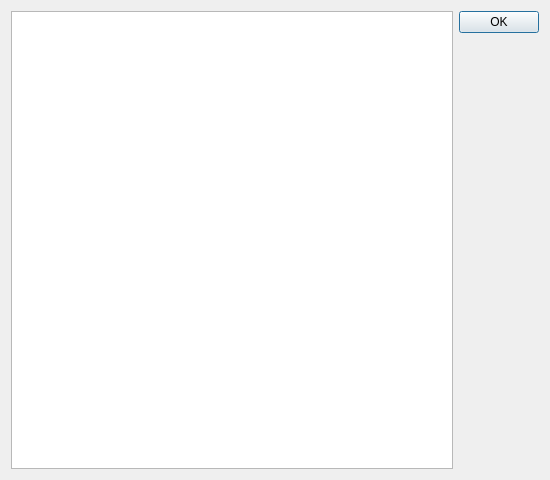
<?xml version="1.0" encoding="UTF-8"?>
<ui version="4.0">
 <class>Dialog</class>
 <widget class="QDialog" name="Dialog">
  <property name="geometry">
   <rect>
    <x>0</x>
    <y>0</y>
    <width>550</width>
    <height>480</height>
   </rect>
  </property>
  <property name="windowTitle">
   <string>Dialog</string>
  </property>
  <layout class="QHBoxLayout" name="horizontalLayout_2">
   <item>
    <layout class="QHBoxLayout" name="horizontalLayout">
     <item>
      <widget class="QTableWidget" name="arch_table">
       <property name="selectionMode">
        <enum>QAbstractItemView::SingleSelection</enum>
       </property>
       <property name="showGrid">
        <bool>false</bool>
       </property>
       <property name="columnCount">
        <number>1</number>
       </property>
       <attribute name="horizontalHeaderVisible">
        <bool>false</bool>
       </attribute>
       <attribute name="verticalHeaderVisible">
        <bool>false</bool>
       </attribute>
       <column/>
      </widget>
     </item>
     <item>
      <widget class="QDialogButtonBox" name="buttonBox">
       <property name="orientation">
        <enum>Qt::Vertical</enum>
       </property>
       <property name="standardButtons">
        <set>QDialogButtonBox::Ok</set>
       </property>
      </widget>
     </item>
    </layout>
   </item>
  </layout>
 </widget>
 <resources/>
 <connections>
  <connection>
   <sender>buttonBox</sender>
   <signal>accepted()</signal>
   <receiver>Dialog</receiver>
   <slot>accept()</slot>
   <hints>
    <hint type="sourcelabel">
     <x>248</x>
     <y>254</y>
    </hint>
    <hint type="destinationlabel">
     <x>157</x>
     <y>274</y>
    </hint>
   </hints>
  </connection>
  <connection>
   <sender>buttonBox</sender>
   <signal>rejected()</signal>
   <receiver>Dialog</receiver>
   <slot>reject()</slot>
   <hints>
    <hint type="sourcelabel">
     <x>316</x>
     <y>260</y>
    </hint>
    <hint type="destinationlabel">
     <x>286</x>
     <y>274</y>
    </hint>
   </hints>
  </connection>
 </connections>
</ui>
